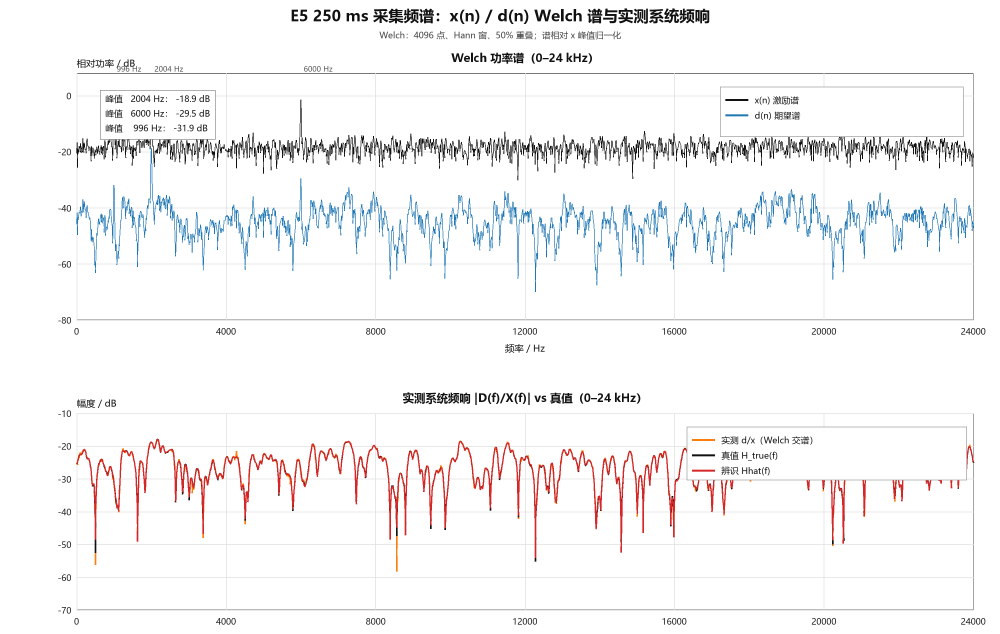
#> input picture E5_FADF/postprocess_test/analysis_figs/e5_capture_spectrum.png, 3000 x 1900 px (shown at 1/3 size); its folder holds only this picture in this run
$ python check_figs.py
#> lines starting #> are read from the running program, lines starting #| are printed output that depends on the picture
# -*- coding: utf-8 -*-
"""检查 E5 后处理生成的图是否非空白（统计非白/深色像素比例，不依赖 read_image）。"""
import glob
import os

import numpy as np
from PIL import Image

FIG = os.path.join(os.path.dirname(os.path.abspath(__file__)), "analysis_figs")
assert os.path.isdir(FIG), FIG
paths = sorted(glob.glob(os.path.join(FIG, "*.png")))
print(f"图目录: {FIG}  共 {len(paths)} 张")
ok = True
for p in paths:
    im = Image.open(p).convert("L")
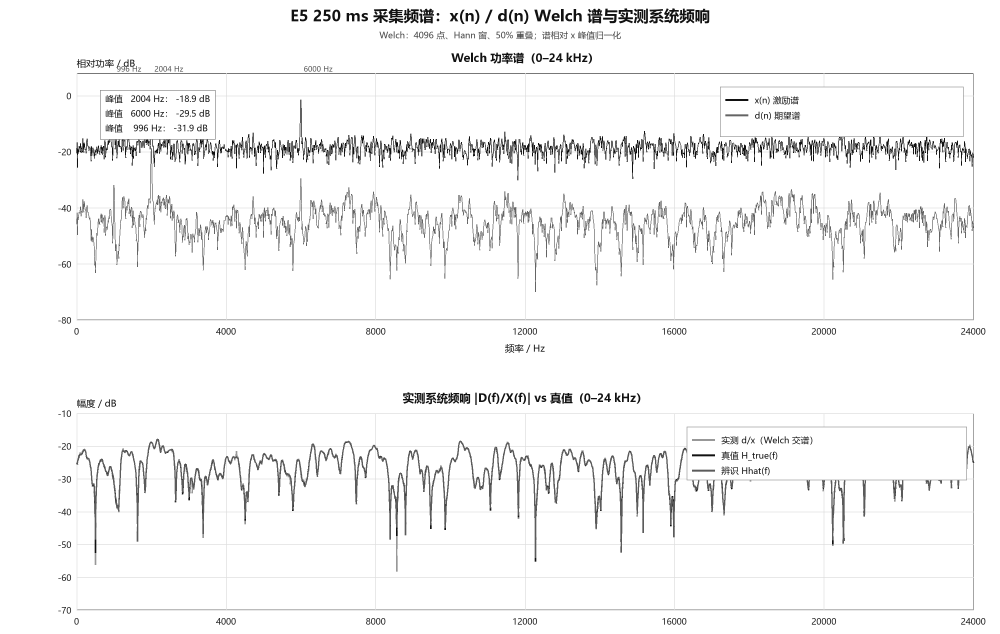
#> im: PIL image 3000x1900 L (shown at 1/3 size); min 17, max 255, mean 245.4
    a = np.asarray(im, dtype=np.int16)
    non_white = float(np.mean(a < 250))
#> non_white = 0.0632
    dark = float(np.mean(a < 128))
#> dark = 0.0449
    colored = np.asarray(Image.open(p).convert("RGB"), dtype=np.int16)
    sat = float(np.mean(np.max(colored, axis=2) - np.min(colored, axis=2) > 25))
#> sat = 0.0222
    flag = "OK" if non_white > 0.005 and dark > 0.0002 else "疑似空白!"
#> flag = 'OK'
    if flag != "OK":
        ok = False
    print(f"{os.path.basename(p):<28s} {im.size[0]}x{im.size[1]}  "
          f"{os.path.getsize(p) / 1024:6.1f} KiB  "
          f"非白={non_white * 100:5.1f}%  深色={dark * 100:5.2f}%  "
          f"彩色={sat * 100:4.1f}%  {flag}")
#| e5_capture_spectrum.png      3000x1900   194.4 KiB  非白=  6.3%  深色= 4.49%  彩色= 2.2%  OK
print("RESULT:", "ALL OK" if ok else "HAS BLANK/FAILED")
raise SystemExit(0 if ok else 1)
#> (the program exits here)

$ run again, on E5_FADF/postprocess_test/analysis_figs/e5_ir_256.png
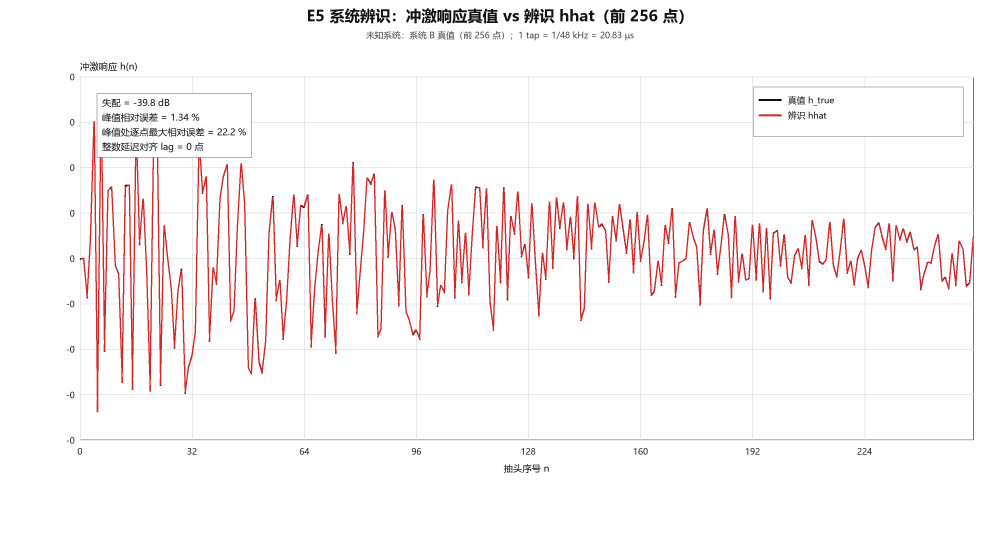
#> input picture E5_FADF/postprocess_test/analysis_figs/e5_ir_256.png, 3000 x 1600 px (shown at 1/3 size)
#> `im = Image.open(p).convert("L")`:
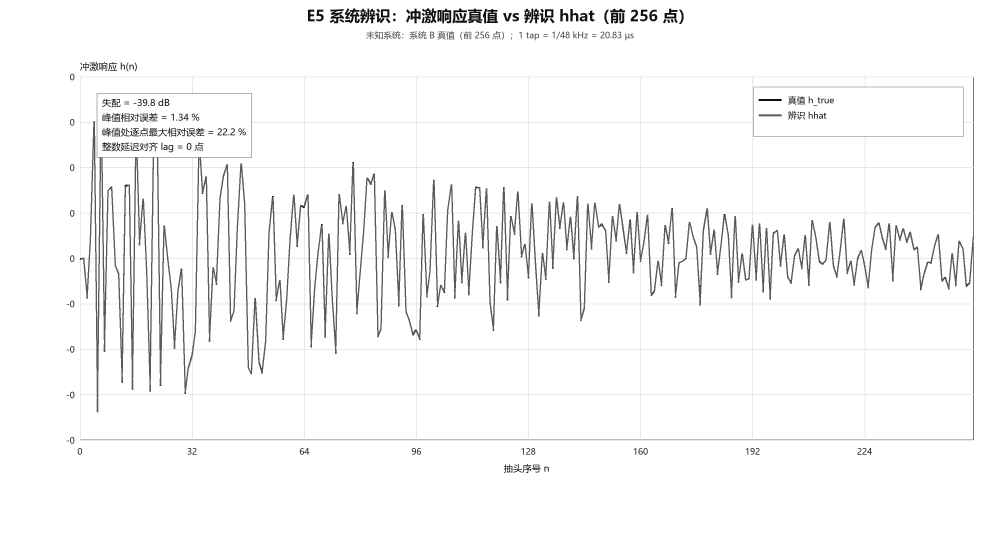
#> im: PIL image 3000x1600 L (shown at 1/3 size); min 17, max 255, mean 246.9
#> non_white = 0.0582
#> dark = 0.0421
#> sat = 0.0322
#> flag = 'OK'
#| e5_ir_256.png                3000x1600   123.0 KiB  非白=  5.8%  深色= 4.21%  彩色= 3.2%  OK

$ run again, on E5_FADF/postprocess_test/analysis_figs/e5_learning_curves.png
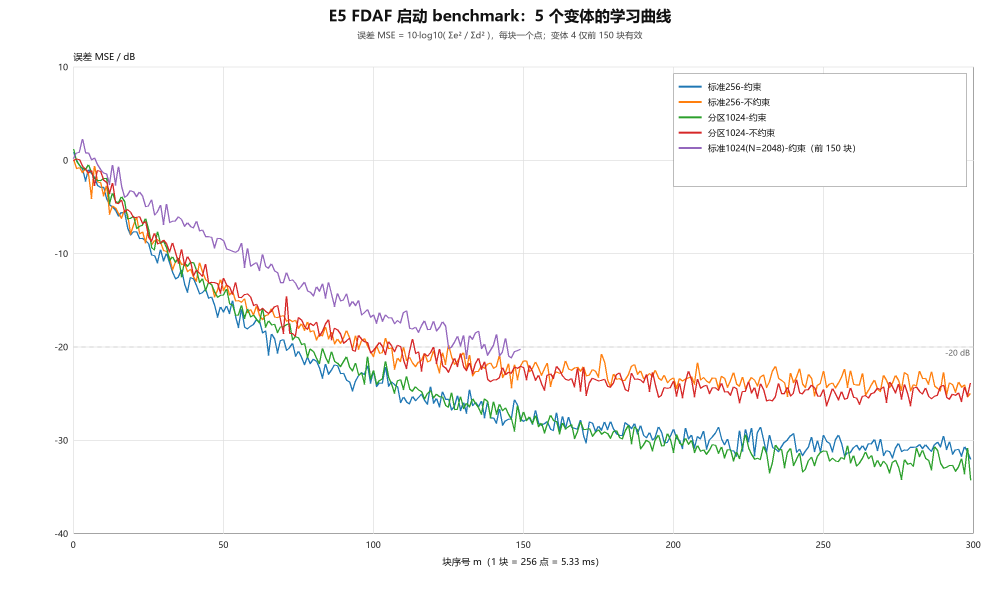
#> input picture E5_FADF/postprocess_test/analysis_figs/e5_learning_curves.png, 3000 x 1800 px (shown at 1/3 size)
#> `im = Image.open(p).convert("L")`:
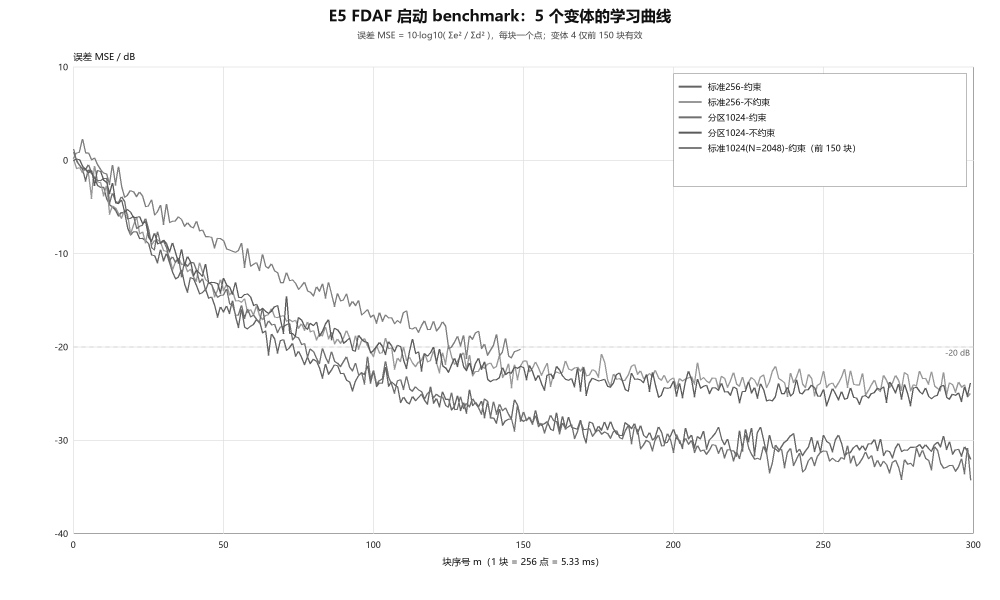
#> im: PIL image 3000x1800 L (shown at 1/3 size); min 17, max 255, mean 249.7
#> non_white = 0.0417
#> dark = 0.0253
#> sat = 0.0227
#> flag = 'OK'
#| e5_learning_curves.png       3000x1800   155.4 KiB  非白=  4.2%  深色= 2.53%  彩色= 2.3%  OK

$ run again, on E5_FADF/postprocess_test/analysis_figs/e5_capture_time.png
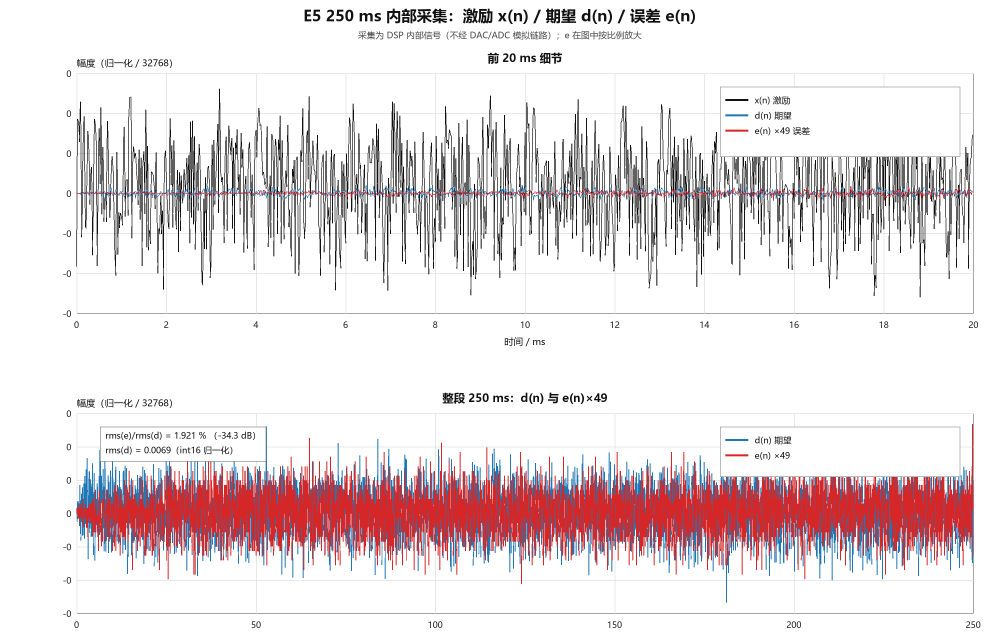
#> input picture E5_FADF/postprocess_test/analysis_figs/e5_capture_time.png, 3000 x 1900 px (shown at 1/3 size)
#> `im = Image.open(p).convert("L")`:
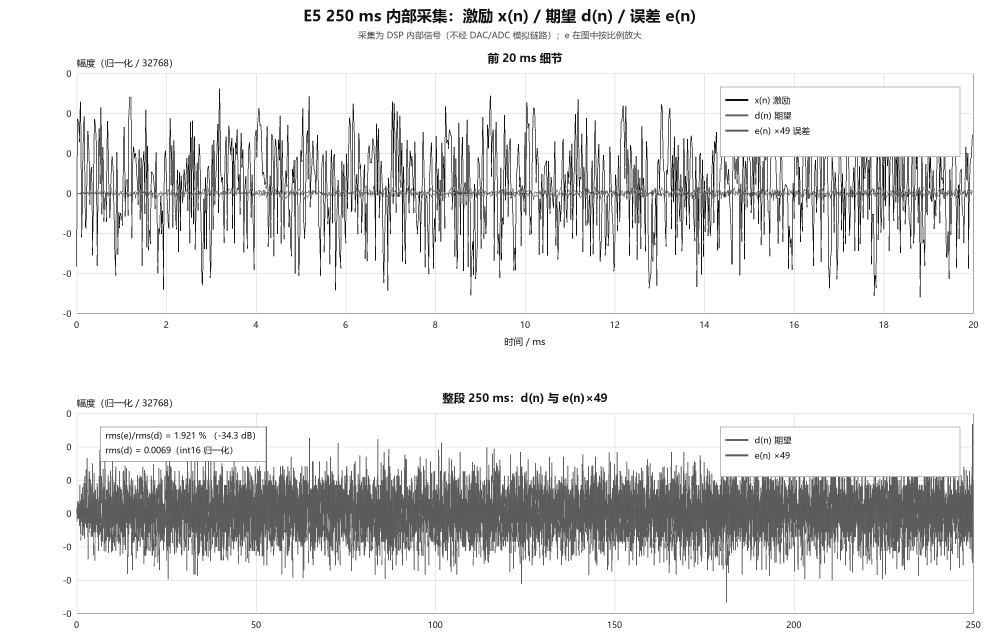
#> im: PIL image 3000x1900 L (shown at 1/3 size); min 17, max 255, mean 225.9
#> non_white = 0.169
#> dark = 0.153
#> sat = 0.101
#> flag = 'OK'
#| e5_capture_time.png          3000x1900   181.8 KiB  非白= 16.9%  深色=15.28%  彩色=10.1%  OK
